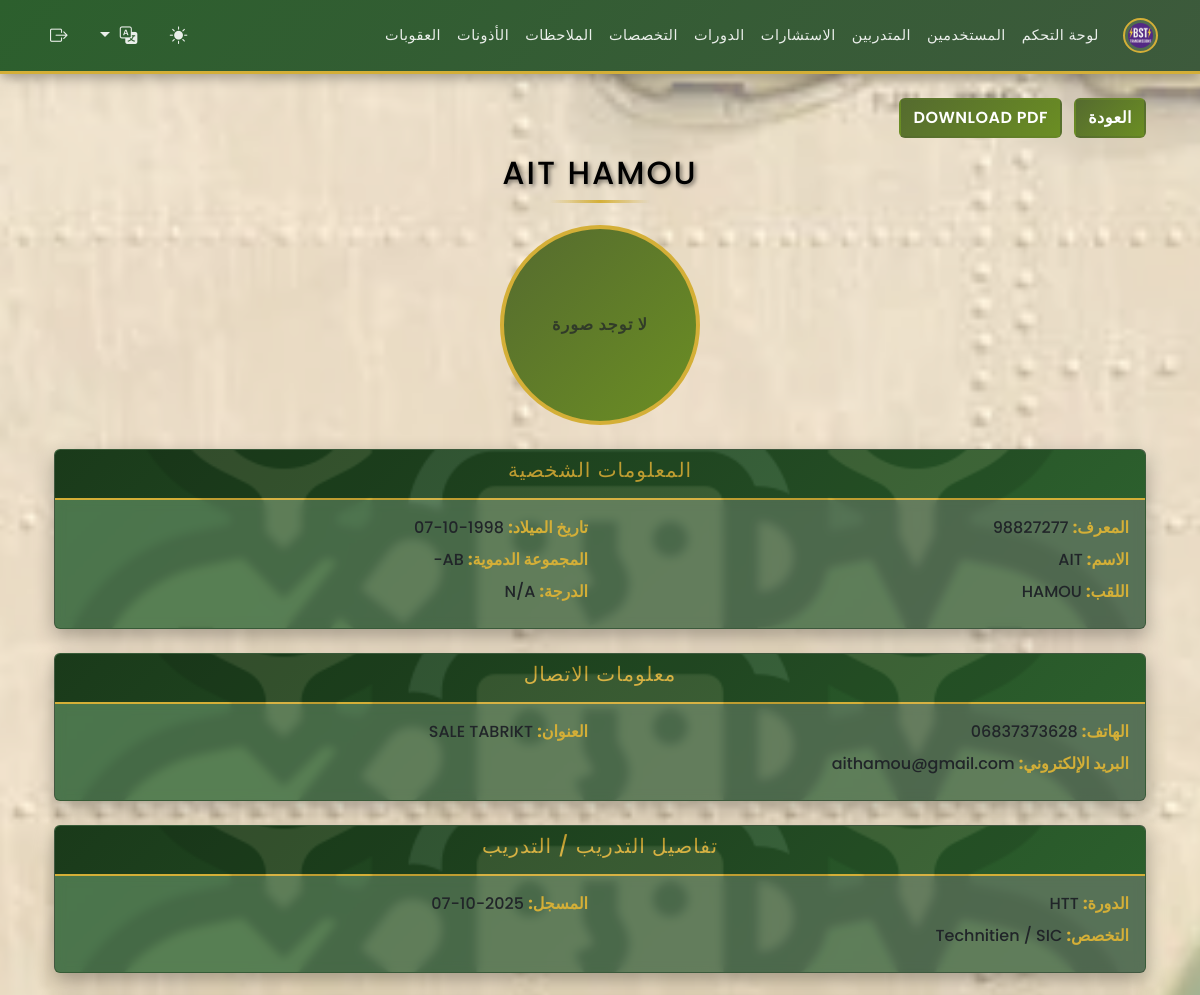
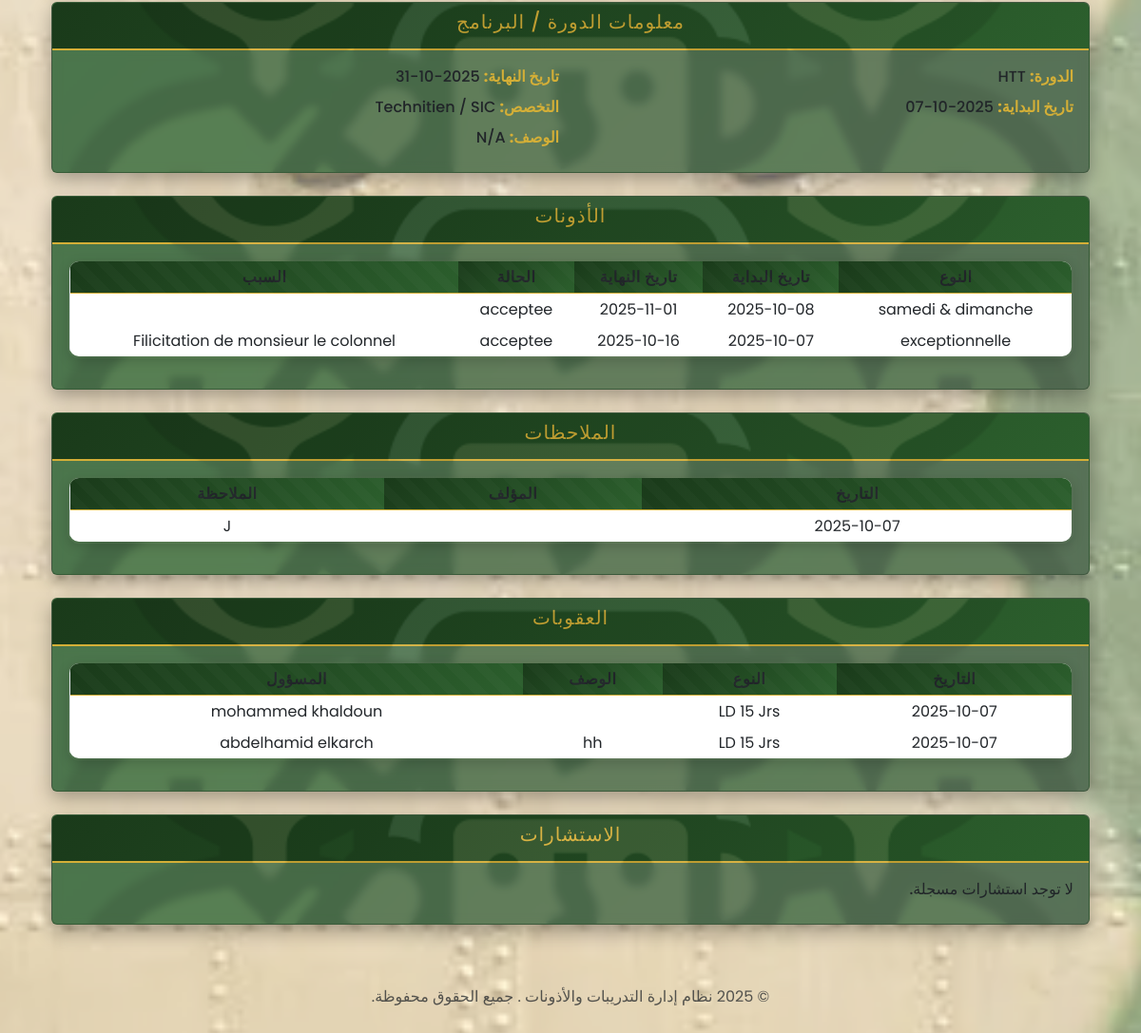
Page /admin/profile_stagiaire.php?id=8 (signed in) on the committed database (2 pictures, top to bottom).
### tables this page shows
CREATE TABLE `stagiaires` (
  `id` int(11) NOT NULL,
  `matricule` varchar(50) NOT NULL,
  `nom` varchar(100) NOT NULL,
  `prenom` varchar(100) NOT NULL,
  `date_naissance` date DEFAULT NULL,
  `adresse` text DEFAULT NULL,
  `telephone` varchar(20) DEFAULT NULL,
  `email` varchar(100) DEFAULT NULL,
  `groupe_sanguin` enum('A+','A-','B+','B-','AB+','AB-','O+','O-') DEFAULT NULL,
  `photo` varchar(255) DEFAULT NULL,
  `grade` enum('Lieutenant','Sous-Lieutenant','Adjudant Chef','Adjudant','Sergent Chef','Sergent','Caporal Chef','Caporal','2 eme Classe','1er Classe') DEFAULT NULL,
  `date_inscription` date DEFAULT curdate(),
  `id_stage` int(11) NOT NULL,
  `id_specialite` int(11) NOT NULL
);

CREATE TABLE `stages` (
  `id` int(11) NOT NULL,
  `intitule` varchar(150) NOT NULL,
  `date_debut` date DEFAULT NULL,
  `date_fin` date DEFAULT NULL
);

CREATE TABLE `specialites` (
  `id` int(11) NOT NULL,
  `nom_specialite` varchar(150) NOT NULL,
  `description` text DEFAULT NULL
);

CREATE TABLE `permissions` (
  `id` int(11) NOT NULL,
  `id_stagiaire` int(11) NOT NULL,
  `type` enum('samedi & dimanche','exceptionnelle','vacance') NOT NULL,
  `date_debut` date DEFAULT NULL,
  `date_fin` date DEFAULT NULL,
  `motif` text DEFAULT NULL,
  `statut` enum('acceptee','refusee','en_attente') DEFAULT 'en_attente'
);

CREATE TABLE `remarques` (
  `id` int(11) NOT NULL,
  `id_stagiaire` int(11) NOT NULL,
  `remarque` text NOT NULL,
  `date_remarque` date DEFAULT curdate(),
  `auteur_id` int(11) DEFAULT NULL
);

CREATE TABLE `punitions` (
  `id` int(11) NOT NULL,
  `id_stagiaire` int(11) NOT NULL,
  `type` enum('samedi & dimanche','piquet','permanence','chef de poste','Garde','Corvet','LD 4 Jrs','LD 8 Jrs','LD 10 Jrs','LD 15 Jrs','LD 25 Jrs','LD 30 Jrs','LD 40 Jrs') NOT NULL,
  `description` text DEFAULT NULL,
  `date_punition` date DEFAULT curdate(),
  `auteur_id` int(11) DEFAULT NULL
);

CREATE TABLE `users` (
  `id` int(11) NOT NULL,
  `username` varchar(50) NOT NULL,
  `password` varchar(255) NOT NULL,
  `role` enum('admin','secretaire','docteur') NOT NULL,
  `nom` varchar(100) DEFAULT NULL,
  `prenom` varchar(100) DEFAULT NULL,
  `email` varchar(100) DEFAULT NULL,
  `created_at` timestamp NOT NULL DEFAULT current_timestamp()
);

### admin/profile_stagiaire.php (the view, shortened to what the rows shown need)
<?php
require '../functions.php';
$id = (int)$_GET['id'];
$sql = "SELECT s.*, st.intitule AS stage_name, st.date_debut, st.date_fin, sp.nom_specialite AS specialite_name, sp.description AS specialite_description
        FROM stagiaires s
        JOIN stages st ON s.id_stage = st.id
        JOIN specialites sp ON s.id_specialite = sp.id
        WHERE s.id = ?";
$stmt = $pdo->prepare($sql);
$stmt->execute([$id]);
$stagiaire = $stmt->fetch();
$permissions = $pdo->prepare("SELECT * FROM permissions WHERE id_stagiaire = ? ORDER BY date_debut DESC");
$permissions->execute([$id]);
$permissions = $permissions->fetchAll();
$remarques = $pdo->prepare("SELECT r.*, u.nom AS auteur_nom, u.prenom AS auteur_prenom
                            FROM remarques r
                            LEFT JOIN users u ON r.auteur_id = u.id
                            WHERE r.id_stagiaire = ?
                            ORDER BY r.date_remarque DESC");
$remarques->execute([$id]);
$remarques = $remarques->fetchAll();
$punitions = $pdo->prepare("SELECT p.*, u.nom AS auteur_nom, u.prenom AS auteur_prenom
                            FROM punitions p
                            LEFT JOIN users u ON p.auteur_id = u.id
                            WHERE p.id_stagiaire = ?
                            ORDER BY p.date_punition DESC");
$punitions->execute([$id]);
$punitions = $punitions->fetchAll();
?>
<?php include '../templates/header.php'; ?>
<div class="container mt-4">
    <div class="row">
<div class="col-md-12 mb-4">
             <a href="manage_stagiaires.php" class="btn btn-secondary mb-3"><?php echo htmlspecialchars($translations['back'] ?? 'Back'); ?></a>
             <a href="../generate_stagiaire_pdf.php?id=<?php echo $stagiaire['id']; ?>" class="btn btn-secondary mb-3 ms-2">Download PDF</a>
            <h2 class="text-center"><?php echo htmlspecialchars($stagiaire['nom'] . ' ' . $stagiaire['prenom']); ?></h2>
        </div>
    </div>
    <div class="card military-card mb-4">
        <div class="card-body">
            <div class="row">
                <div class="col-md-6">
                    <p><strong><?php echo htmlspecialchars($translations['matricule_label']); ?>:</strong> <?php echo htmlspecialchars($stagiaire['matricule']); ?></p>
                    <p><strong><?php echo htmlspecialchars($translations['last_name']); ?>:</strong> <?php echo htmlspecialchars($stagiaire['nom']); ?></p>
                    <p><strong><?php echo htmlspecialchars($translations['first_name']); ?>:</strong> <?php echo htmlspecialchars($stagiaire['prenom']); ?></p>
                </div>
                <div class="col-md-6">
                    <p><strong><?php echo htmlspecialchars($translations['birth_date']); ?>:</strong> <?php echo htmlspecialchars($stagiaire['date_naissance']); ?></p>
                    <p><strong><?php echo htmlspecialchars($translations['blood_group']); ?>:</strong> <?php echo htmlspecialchars($stagiaire['groupe_sanguin']); ?></p>
                    <p><strong><?php echo htmlspecialchars($translations['grade']); ?>:</strong> <?php echo htmlspecialchars($stagiaire['grade'] ?: 'N/A'); ?></p>
                </div>
            </div>
        </div>
    </div>
    <div class="card military-card mb-4">
        <div class="card-body">
            <div class="row">
                <div class="col-md-6">
                    <p><strong><?php echo htmlspecialchars($translations['phone']); ?>:</strong> <?php echo htmlspecialchars($stagiaire['telephone'] ?: 'N/A'); ?></p>
                    <p><strong><?php echo htmlspecialchars($translations['email']); ?>:</strong> <?php echo htmlspecialchars($stagiaire['email'] ?: 'N/A'); ?></p>
                </div>
                <div class="col-md-6">
                    <p><strong><?php echo htmlspecialchars($translations['address']); ?>:</strong> <?php echo htmlspecialchars($stagiaire['adresse'] ?: 'N/A'); ?></p>
                </div>
            </div>
        </div>
    </div>
    <div class="card military-card mb-4">
        <div class="card-body">
            <div class="row">
                <div class="col-md-6">
                    <p><strong><?php echo htmlspecialchars($translations['stage']); ?>:</strong> <?php echo htmlspecialchars($stagiaire['stage_name']); ?></p>
                    <p><strong><?php echo htmlspecialchars($translations['speciality']); ?>:</strong> <?php echo htmlspecialchars($stagiaire['specialite_name']); ?></p>
                </div>
                <div class="col-md-6">
                    <p><strong><?php echo htmlspecialchars($translations['registered']); ?>:</strong> <?php echo htmlspecialchars($stagiaire['date_inscription']); ?></p>
                </div>
            </div>
        </div>
    </div>
    <div class="card military-card mb-4">
        <div class="card-body">
            <div class="row">
                <div class="col-md-6">
                    <p><strong><?php echo htmlspecialchars($translations['stage']); ?>:</strong> <?php echo htmlspecialchars($stagiaire['stage_name']); ?></p>
                    <p><strong><?php echo htmlspecialchars($translations['start_date'] ?? 'Start Date'); ?>:</strong> <?php echo htmlspecialchars($stagiaire['date_debut'] ?: 'N/A'); ?></p>
                </div>
                <div class="col-md-6">
                    <p><strong><?php echo htmlspecialchars($translations['end_date'] ?? 'End Date'); ?>:</strong> <?php echo htmlspecialchars($stagiaire['date_fin'] ?: 'N/A'); ?></p>
                    <p><strong><?php echo htmlspecialchars($translations['speciality']); ?>:</strong> <?php echo htmlspecialchars($stagiaire['specialite_name']); ?></p>
                    <p><strong><?php echo htmlspecialchars($translations['description'] ?? 'Description'); ?>:</strong> <?php echo htmlspecialchars($stagiaire['specialite_description'] ?: 'N/A'); ?></p>
                </div>
            </div>
        </div>
    </div>
    <div class="card military-card mb-4">
        <div class="card-body">
            <?php if (!empty($permissions)): ?>
                <table class="table table-sm">
                    <thead>
                        <tr>
                            <th><?php echo htmlspecialchars($translations['type'] ?? 'Type'); ?></th>
                            <th><?php echo htmlspecialchars($translations['start_date'] ?? 'Start Date'); ?></th>
                            <th><?php echo htmlspecialchars($translations['end_date'] ?? 'End Date'); ?></th>
                            <th><?php echo htmlspecialchars($translations['status'] ?? 'Status'); ?></th>
                            <th><?php echo htmlspecialchars($translations['reason'] ?? 'Reason'); ?></th>
                        </tr>
                    </thead>
                    <tbody>
                        <?php foreach ($permissions as $perm): ?>
                        <tr>
                            <td><?php echo htmlspecialchars($perm['type']); ?></td>
                            <td><?php echo htmlspecialchars($perm['date_debut']); ?></td>
                            <td><?php echo htmlspecialchars($perm['date_fin']); ?></td>
                            <td><?php echo htmlspecialchars($perm['statut']); ?></td>
                            <td><?php echo htmlspecialchars($perm['motif']); ?></td>
                        </tr>
                        <?php endforeach; ?>
                    </tbody>
                </table>
            <?php else: ?>
                <p><?php echo htmlspecialchars($translations['no_permissions'] ?? 'No permissions recorded.'); ?></p>
            <?php endif; ?>
        </div>
    </div>
    <div class="card military-card mb-4">
        <div class="card-body">
            <?php if (!empty($remarques)): ?>
                <table class="table table-sm">
                    <thead>
                        <tr>
                            <th><?php echo htmlspecialchars($translations['date'] ?? 'Date'); ?></th>
                            <th><?php echo htmlspecialchars($translations['author'] ?? 'Author'); ?></th>
                            <th><?php echo htmlspecialchars($translations['note'] ?? 'Note'); ?></th>
                        </tr>
                    </thead>
                    <tbody>
                        <?php foreach ($remarques as $rem): ?>
                        <tr>
                            <td><?php echo htmlspecialchars($rem['date_remarque']); ?></td>
                            <td><?php echo htmlspecialchars($rem['auteur_nom'] . ' ' . $rem['auteur_prenom']); ?></td>
                            <td><?php echo htmlspecialchars($rem['remarque']); ?></td>
                        </tr>
                        <?php endforeach; ?>
                    </tbody>
                </table>
            <?php else: ?>
                <p><?php echo htmlspecialchars($translations['no_notes'] ?? 'No notes recorded.'); ?></p>
            <?php endif; ?>
        </div>
    </div>
    <div class="card military-card mb-4">
        <div class="card-body">
            <?php if (!empty($punitions)): ?>
                <table class="table table-sm">
                    <thead>
                        <tr>
                            <th><?php echo htmlspecialchars($translations['date'] ?? 'Date'); ?></th>
                            <th><?php echo htmlspecialchars($translations['type'] ?? 'Type'); ?></th>
                            <th><?php echo htmlspecialchars($translations['description'] ?? 'Description'); ?></th>
                            <th><?php echo htmlspecialchars($translations['responsible'] ?? 'Responsible'); ?></th>
                        </tr>
                    </thead>
                    <tbody>
                        <?php foreach ($punitions as $pun): ?>
                        <tr>
                            <td><?php echo htmlspecialchars($pun['date_punition']); ?></td>
                            <td><?php echo htmlspecialchars($pun['type']); ?></td>
                            <td><?php echo htmlspecialchars($pun['description']); ?></td>
                            <td><?php echo htmlspecialchars($pun['auteur_nom'] . ' ' . $pun['auteur_prenom']); ?></td>
                        </tr>
                        <?php endforeach; ?>
                    </tbody>
                </table>
            <?php else: ?>
                <p><?php echo htmlspecialchars($translations['no_sanctions'] ?? 'No sanctions recorded.'); ?></p>
            <?php endif; ?>
        </div>
    </div>
</div>
<?php include '../templates/footer.php'; ?>

### rows in the picture
stagiaires: nom+prenom "AIT HAMOU", matricule "98827277", nom "AIT", prenom "HAMOU", date_naissance "1998-10-07", groupe_sanguin "AB-", grade "N/A", telephone "06837373628", email "aithamou@gmail.com", adresse "SALE TABRIKT", id_stage.intitule "HTT", id_specialite.nom_specialite "Technitien / SIC", date_inscription "2025-10-07", id_stage.date_debut "2025-10-07", id_stage.date_fin "2025-10-31", id_specialite.description "N/A"
permissions: type "samedi & dimanche", date_debut "2025-10-08", date_fin "2025-11-01", statut "acceptee"
permissions: type "exceptionnelle", date_debut "2025-10-07", date_fin "2025-10-16", statut "acceptee", motif "Filicitation de monsieur le colonnel"
remarques: date_remarque "2025-10-07", remarque "J"
punitions: date_punition "2025-10-07", type "LD 15 Jrs", auteur.prenom "mohammed khaldoun"
punitions: date_punition "2025-10-07", type "LD 15 Jrs", description "hh", auteur.prenom "abdelhamid elkarch"

### other values in the picture
$translations['dashboard'] "لوحة التحكم"
$translations['users'] "المستخدمين"
$translations['trainees'] "المتدربين"
$translations['consultations'] "الاستشارات"
$translations['stages'] "الدورات"
$translations['specialities'] "التخصصات"
$translations['notes'] "الملاحظات"
$translations['permissions'] "الأذونات"
$translations['sanctions'] "العقوبات"
$translations['back'] "العودة"
$translations['no_photo'] "لا توجد صورة"
$translations['personal_information'] "المعلومات الشخصية"
$translations['matricule_label'] "المعرف"
$translations['last_name'] "الاسم"
$translations['first_name'] "اللقب"
